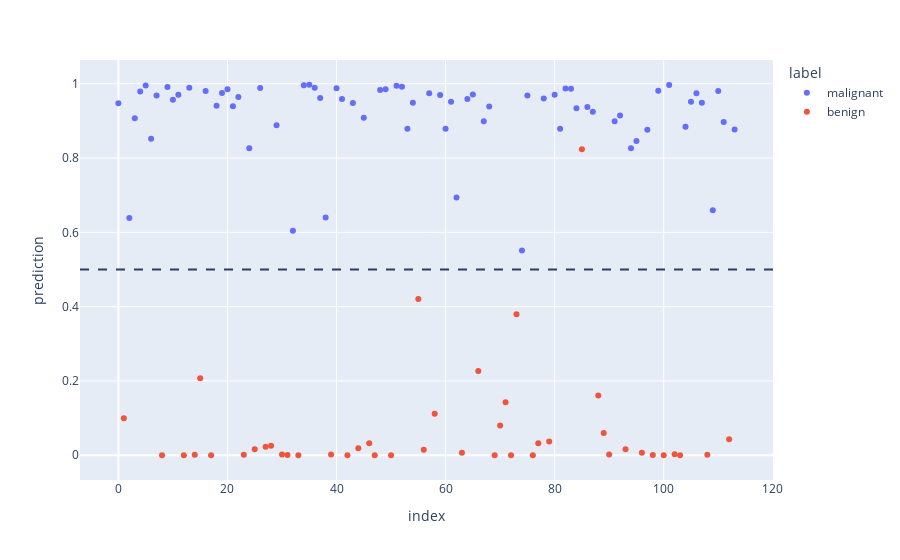

Notebook code for this chart:
### Code cell
hat_y_test = model_ridge(x_test).detach()
label = y_test.squeeze().type(torch.bool)
label = ['malignant' if tmp else 'benign' for tmp in label]

df_aftertrain = pd.DataFrame({'prediction':hat_y_test.squeeze(),
                            'label':label
                           }
                          )

fig = px.scatter(data_frame=df_aftertrain,
                 y='prediction',
                 color='label',
                 labels={True:'malignant',
                         'benign':False})
fig.add_hline(y=0.5, line_dash='dash')
fig.show()

### Figure 1 — Plotly figure (JSON) as saved in the notebook; plotly's stock layout.template omitted (floating-point values rounded to 4 significant figures)
{"data": [{"hovertemplate": "label=malignant<br>index=%{x}<br>prediction=%{y}<extra></extra>", "legendgroup": "malignant", "marker": {"color": "#636efa", "symbol": "circle"}, "mode": "markers", "name": "malignant", "orientation": "v", "showlegend": true, "type": "scatter", "x": [0, 2, 3, 4, 5, 6, 7, 9, 10, 11, 13, 16, 18, 19, 20, 21, 22, 24, 26, 29, 32, 34, 35, 36, 37, 38, 40, 41, 43, 45, 48, 49, 51, 52, 53, 54, 57, 59, 60, 61, 62, 64, 65, 67, 68, 74, 75, 78, 80, 81, 82, 83, 84, 86, 87, 91, 92, 94, 95, 97, 99, 101, 104, 105, 106, 107, 109, 110, 111, 113], "xaxis": "x", "y": [0.9474, 0.6386, 0.9074, 0.9792, 0.9956, 0.8522, 0.9685, 0.991, 0.957, 0.9707, 0.9893, 0.9803, 0.941, 0.9752, 0.985, 0.9392, 0.9643, 0.8266, 0.9883, 0.8885, 0.604, 0.9963, 0.9974, 0.9894, 0.962, 0.6402, 0.9877, 0.959, 0.9484, 0.9084, 0.9834, 0.9851, 0.9946, 0.9922, 0.8786, 0.9487, 0.9748, 0.9696, 0.8792, 0.9515, 0.6936, 0.9591, 0.9713, 0.8989, 0.9387, 0.5511, 0.9684, 0.9602, 0.9707, 0.879, 0.9872, 0.9864, 0.9343, 0.9377, 0.9247, 0.8989, 0.9149, 0.8266, 0.8457, 0.8762, 0.9812, 0.9969, 0.8843, 0.9518, 0.9746, 0.9487, 0.6598, 0.9802, 0.8973, 0.8769], "yaxis": "y"}, {"hovertemplate": "label=benign<br>index=%{x}<br>prediction=%{y}<extra></extra>", "legendgroup": "benign", "marker": {"color": "#EF553B", "symbol": "circle"}, "mode": "markers", "name": "benign", "orientation": "v", "showlegend": true, "type": "scatter", "x": [1, 8, 12, 14, 15, 17, 23, 25, 27, 28, 30, 31, 33, 39, 42, 44, 46, 47, 50, 55, 56, 58, 63, 66, 69, 70, 71, 72, 73, 76, 77, 79, 85, 88, 89, 90, 93, 96, 98, 100, 102, 103, 108, 112], "xaxis": "x", "y": [0.09957, 2.342e-05, 0.0002379, 0.001324, 0.2071, 6.281e-05, 0.001117, 0.01591, 0.02282, 0.02579, 0.002053, 0.0003641, 1.92e-10, 0.00169, 5.53e-06, 0.01869, 0.03229, 1.315e-05, 1.956e-06, 0.4205, 0.01498, 0.1118, 0.006765, 0.2267, 0.00028, 0.08004, 0.1427, 0.0003326, 0.3797, 9.641e-07, 0.03228, 0.03689, 0.8241, 0.1609, 0.05959, 0.002014, 0.01583, 0.006589, 0.0009212, 5.146e-05, 0.002979, 1.398e-05, 0.001129, 0.04341], "yaxis": "y"}], "layout": {"legend": {"title": {"text": "label"}, "tracegroupgap": 0}, "margin": {"t": 60}, "shapes": [{"line": {"dash": "dash"}, "type": "line", "x0": 0, "x1": 1, "xref": "x domain", "y0": 0.5, "y1": 0.5, "yref": "y"}], "xaxis": {"anchor": "y", "domain": [0, 1], "title": {"text": "index"}}, "yaxis": {"anchor": "x", "domain": [0, 1], "title": {"text": "prediction"}}}}
